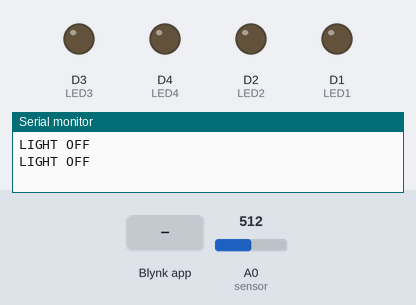
A sketch run on a simulated ESP8266 (NodeMCU). On the bench: output pins drawn as LEDs (lit = HIGH), the last lines printed to the serial monitor. The test bench sets the inputs (shaded band); at power-on: A0 (sensor) = 512. WiFi joins after 1.5 s; servers stay silent unless stated.

Above: at 3.0 s.
3.1 s: A0 (sensor) set to 17
4.6 s: A0 (sensor) set to 13
At 5.6 s:
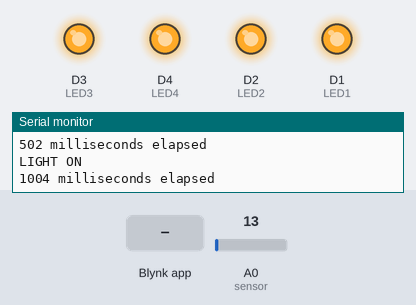
6.3 s: A0 (sensor) set to 122
At 7.0 s:
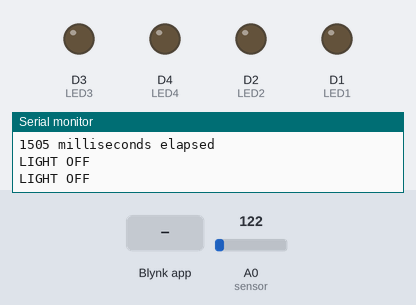
7.8 s: Blynk app writes 0 to V1
At 8.3 s:
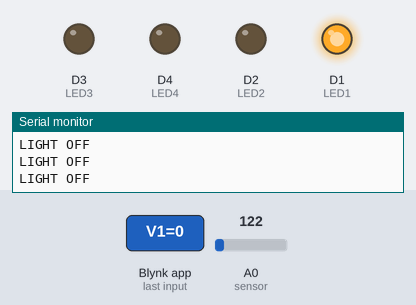
10.9 s: Blynk app writes 0 to V2
At 12.0 s:
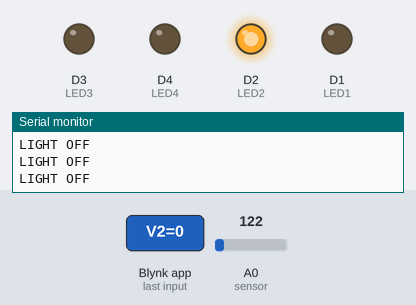
14.0 s: Blynk app writes 0 to V3
At 14.5 s:
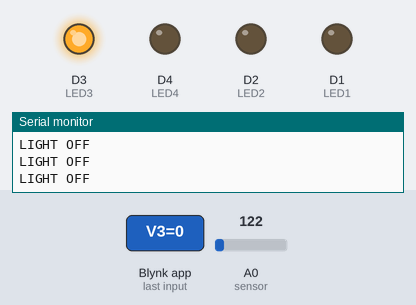
Timing chart, 0 to 17.5 s (numbered marks = the images above; inputs shaded):
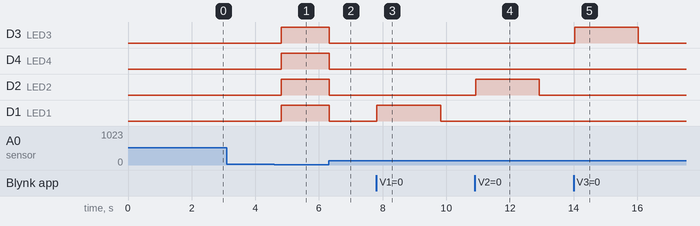

The sketch:

projek.ino
```cpp
#define BLYNK_PRINT Serial
#include <ESP8266WiFi.h>
#include <BlynkSimpleEsp8266.h>
#define LED1  D1
#define LED2  D2
#define LED3  D3
#define LED4  D4
#define sensor A0

char auth[] = "TjyMx9cxTg-XnQ0PFASO9z7mBVLsAh_J";
char ssid[] = "hnp";
char pass[] = "11111111";
//int IntensitasLDR;
unsigned long start, finished, elapsed;

BlynkTimer timer;


void sendSensor()
{
  int LDR = analogRead(sensor);


    if(LDR <15)
  {
    digitalWrite(LED1, HIGH);
    digitalWrite(LED2, HIGH);
    digitalWrite(LED3, HIGH);
    digitalWrite(LED4, HIGH);
    finished=millis();
  Serial.println("LIGHT ON");
  elapsed=finished-start;
  Serial.print(elapsed);
  Serial.println(" milliseconds elapsed");
  Serial.println();
  }
  else
  {
    digitalWrite(LED1, LOW);
    digitalWrite(LED2, LOW);
    digitalWrite(LED3, LOW);
    digitalWrite(LED4, LOW);
     Serial.println("LIGHT OFF");
  start=millis();
   }
}

void setup()
{
  // Debug console
  pinMode(LED1, OUTPUT);
  pinMode(LED2, OUTPUT);
  pinMode(LED3, OUTPUT);
  pinMode(LED4, OUTPUT);
  Serial.begin(9600);
  Blynk.begin(auth, ssid, pass);
  timer.setInterval(500L, sendSensor);

}

void loop()
{
  Blynk.run();
  timer.run();
  //IntensitasLDR = analogRead (sensor);
  //Serial.print ("Intensitas: ");
  //Serial.println (IntensitasLDR);
  delay (100);
}

BLYNK_WRITE (V1){
int pinValue=param.asInt();
if (pinValue==0) {
    digitalWrite(LED1, HIGH);
    delay(2000);
    finished=millis();
  Serial.println("LIGHT ON");
  elapsed=finished-start;
  Serial.print(elapsed);
  Serial.println(" milliseconds elapsed");
  Serial.println();

}else {
    digitalWrite(LED1, LOW);
    Serial.println("LIGHT OFF");
  start=millis();
}
}

BLYNK_WRITE (V2){
int pinValue=param.asInt();
if (pinValue==0) {
    digitalWrite(LED2, HIGH);
    delay(2000);
    finished=millis();
  Serial.println("LIGHT ON");
  elapsed=finished-start;
  Serial.print(elapsed);
  Serial.println(" milliseconds elapsed");
  Serial.println();

}else {
    digitalWrite(LED2, LOW);
    Serial.println("LIGHT OFF");
  start=millis();
}
}

BLYNK_WRITE (V3){
int pinValue=param.asInt();
if (pinValue==0) {
    digitalWrite(LED3, HIGH);
    delay(2000);
    finished=millis();
  Serial.println("LIGHT ON");
  elapsed=finished-start;
  Serial.print(elapsed);
  Serial.println(" milliseconds elapsed");
  Serial.println();

}else {
    digitalWrite(LED3, LOW);
    Serial.println("LIGHT OFF");
  start=millis();
}
}

BLYNK_WRITE (V4){
int pinValue=param.asInt();
if (pinValue==0) {
    digitalWrite(LED4, HIGH);
    delay(2000);
    finished=millis();
  Serial.println("LIGHT ON");
  elapsed=finished-start;
  Serial.print(elapsed);
  Serial.println(" milliseconds elapsed");
  Serial.println();

}else {
    digitalWrite(LED4, LOW);
    Serial.println("LIGHT OFF");
  start=millis();
}
}
```

Measured:
- the behaviour switches between 15 and 14 on A0 (sensor) (found by bisection; images 0 and 1)
- after the input at 4.6 s, D3 (LED3), D4 (LED4), D2 (LED2), D1 (LED1): LOW → HIGH after 0.21 s
- after the input at 6.3 s, D3 (LED3), D4 (LED4), D2 (LED2), D1 (LED1): HIGH → LOW at once
- after the input at 7.8 s, D1 (LED1): LOW → HIGH at once, → LOW 2.0 s later
- after the input at 10.9 s, D2 (LED2): LOW → HIGH at once, → LOW 2.0 s later
- after the input at 14.0 s, D3 (LED3): LOW → HIGH at once, → LOW 2.0 s later
